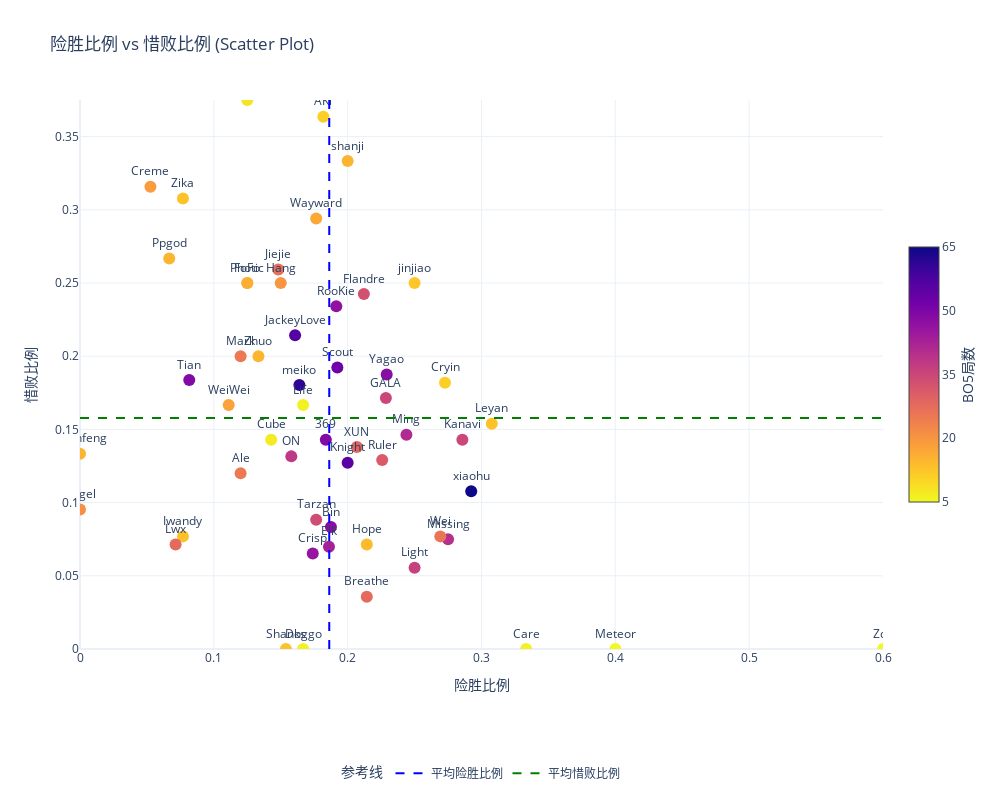

Notebook cell for this chart:
### Code cell
import plotly.graph_objs as go
import numpy as np

# Calculate averages
avg_close_victory_ratio = scat_df["险胜比例"].mean()
avg_narrow_defeat_ratio = scat_df["惜败比例"].mean()

# Define ranges
x_min, x_max = scat_df["险胜比例"].min(), scat_df["险胜比例"].max()
y_min, y_max = scat_df["惜败比例"].min(), scat_df["惜败比例"].max()

# Create the figure
fig = go.Figure()

# Add scatter plot
fig.add_trace(go.Scatter(
    x=scat_df["险胜比例"],
    y=scat_df["惜败比例"],
    mode='markers+text',
    text=scat_df["选手"],  # Player names
    textposition='top center',
    marker=dict(
        size=12,
        color=scat_df["BO5局数"],  # Use "大场胜率" for coloring
        colorscale='Plasma_r',
        cmin=scat_df["BO5局数"].min(),
        cmax=scat_df["BO5局数"].max(),
        showscale=True,
        colorbar=dict(
            title="BO5局数",
            titleside='right',
            titlefont=dict(size=14),
            tickvals=np.linspace(scat_df["BO5局数"].min(), scat_df["BO5局数"].max(), 5),
            tickfont=dict(size=12),
            lenmode='fraction',
            len=0.5
        )
    ),
    hovertemplate=(
        "姓名: %{text}<br>" +
        "险胜比例: %{x:.2f}<br>" +
        "惜败比例: %{y:.2f}<br>" +
        "BO5局数: %{marker.color:.2f}<extra></extra>"
    ),
    showlegend=False
))

# Add vertical line for average close victory ratio
fig.add_trace(go.Scatter(
    x=[avg_close_victory_ratio, avg_close_victory_ratio],
    y=[y_min, y_max],
    mode='lines',
    line=dict(color='blue', dash='dash'),
    name='平均险胜比例'
))

# Add horizontal line for average narrow defeat ratio
fig.add_trace(go.Scatter(
    x=[x_min, x_max],
    y=[avg_narrow_defeat_ratio, avg_narrow_defeat_ratio],
    mode='lines',
    line=dict(color='green', dash='dash'),
    name='平均惜败比例'
))

# Update layout
fig.update_layout(
    title="险胜比例 vs 惜败比例 (Scatter Plot)",
    xaxis=dict(title="险胜比例", range=[x_min, x_max]),
    yaxis=dict(title="惜败比例", range=[y_min, y_max]),
    template="plotly_white",
    height=800,
    width=1000,
    legend=dict(
        title="参考线",
        font=dict(size=12),
        orientation="h",
        x=0.5,
        xanchor="center",
        y=-0.2
    )
)

# Show the plot
fig.show()

### Figure 1 — Plotly figure (JSON) as saved in the notebook; plotly's stock layout.template omitted (floating-point values rounded to 4 significant figures)
{"data": [{"hovertemplate": "姓名: %{text}<br>险胜比例: %{x:.2f}<br>惜败比例: %{y:.2f}<br>BO5局数: %{marker.color:.2f}<extra></extra>", "marker": {"cmax": 65, "cmin": 5, "color": [5, 5, 6, 13, 65, 35, 40, 11, 26, 12, 36, 41, 48, 35, 31, 28, 14, 33, 29, 15, 55, 52, 47, 48, 43, 49, 11, 17, 34, 46, 6, 6, 61, 56, 38, 13, 20, 27, 7, 15, 16, 16, 8, 25, 25, 18, 49, 13, 13, 28, 15, 19, 21, 15], "colorbar": {"len": 0.5, "lenmode": "fraction", "tickfont": {"size": 12}, "tickvals": [5, 20, 35, 50, 65], "title": {"font": {"size": 14}, "side": "right", "text": "BO5局数"}}, "colorscale": [[0, "#f0f921"], [0.1111, "#fdca26"], [0.2222, "#fb9f3a"], [0.3333, "#ed7953"], [0.4444, "#d8576b"], [0.5556, "#bd3786"], [0.6667, "#9c179e"], [0.7778, "#7201a8"], [0.8889, "#46039f"], [1, "#0d0887"]], "showscale": true, "size": 12}, "mode": "markers+text", "showlegend": false, "text": ["Zdz", "Meteor", "Care", "Leyan", "xiaohu", "Kanavi", "Missing", "Cryin", "Wei", "jinjiao", "Light", "Ming", "Yagao", "GALA", "Ruler", "Breathe", "Hope", "Flandre", "XUN", "shanji", "Knight", "Scout", "RooKie", "Bin", "Elk", "369", "AKi", "Wayward", "Tarzan", "Crisp", "Life", "Doggo", "meiko", "JackeyLove", "ON", "Shanks", "Hang", "Jiejie", "Cube", "Zhuo", "FoFo", "Photic", "Able", "Mark", "Ale", "WeiWei", "Tian", "Zika", "Iwandy", "Lwx", "Ppgod", "Creme", "Angel", "huanfeng"], "textposition": "top center", "type": "scatter", "x": [0.6, 0.4, 0.3333, 0.3077, 0.2923, 0.2857, 0.275, 0.2727, 0.2692, 0.25, 0.25, 0.2439, 0.2292, 0.2286, 0.2258, 0.2143, 0.2143, 0.2121, 0.2069, 0.2, 0.2, 0.1923, 0.1915, 0.1875, 0.186, 0.1837, 0.1818, 0.1765, 0.1765, 0.1739, 0.1667, 0.1667, 0.1639, 0.1607, 0.1579, 0.1538, 0.15, 0.1481, 0.1429, 0.1333, 0.125, 0.125, 0.125, 0.12, 0.12, 0.1111, 0.08163, 0.07692, 0.07692, 0.07143, 0.06667, 0.05263, 0, 0], "y": [0, 0, 0, 0.1538, 0.1077, 0.1429, 0.075, 0.1818, 0.07692, 0.25, 0.05556, 0.1463, 0.1875, 0.1714, 0.129, 0.03571, 0.07143, 0.2424, 0.1379, 0.3333, 0.1273, 0.1923, 0.234, 0.08333, 0.06977, 0.1429, 0.3636, 0.2941, 0.08824, 0.06522, 0.1667, 0, 0.1803, 0.2143, 0.1316, 0, 0.25, 0.2593, 0.1429, 0.2, 0.25, 0.25, 0.375, 0.2, 0.12, 0.1667, 0.1837, 0.3077, 0.07692, 0.07143, 0.2667, 0.3158, 0.09524, 0.1333]}, {"line": {"color": "blue", "dash": "dash"}, "mode": "lines", "name": "平均险胜比例", "type": "scatter", "x": [0.1862, 0.1862], "y": [0, 0.375]}, {"line": {"color": "green", "dash": "dash"}, "mode": "lines", "name": "平均惜败比例", "type": "scatter", "x": [0, 0.6], "y": [0.1577, 0.1577]}], "layout": {"height": 800, "legend": {"font": {"size": 12}, "orientation": "h", "title": {"text": "参考线"}, "x": 0.5, "xanchor": "center", "y": -0.2}, "title": {"text": "险胜比例 vs 惜败比例 (Scatter Plot)"}, "width": 1000, "xaxis": {"range": [0, 0.6], "title": {"text": "险胜比例"}}, "yaxis": {"range": [0, 0.375], "title": {"text": "惜败比例"}}}}
